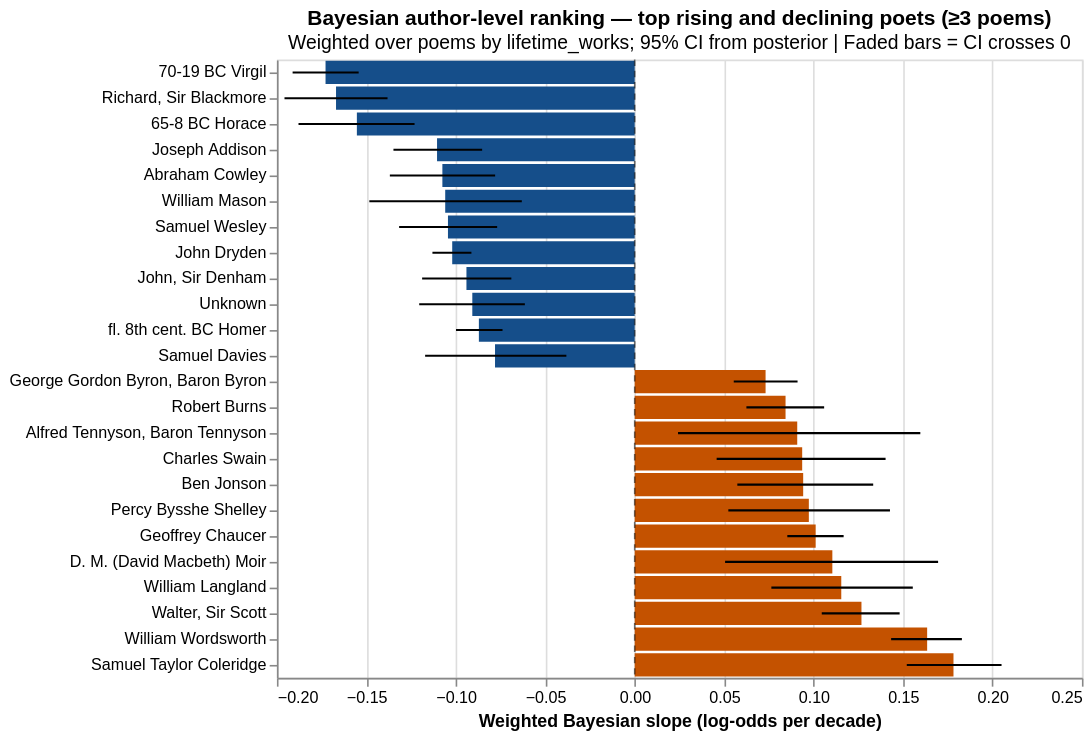

Notebook cell for this chart:
### Markdown cell above
## 3. Authors in motion

Poems are our primary unit, but many questions are authorial: *is Milton rising? Is Pope declining? Is Shakespeare flat?* This section aggregates the Bayesian poem-level posteriors to the author level, with three views at increasing specificity: a ranking (§3.1), a heatmap (§3.2), and a full-posterior comparison for the top authors by volume (§3.3).

### 3.1 Ranking by posterior-weighted mean slope

For each author with at least three poems in the modelled set we compute a *posterior-weighted mean slope* — the mean of each author's poem slopes, weighted by lifetime quoted works, taken per MCMC draw and then summarised with 2.5th / 97.5th percentiles. Error bars therefore come from the posterior itself rather than from a classical sampling distribution. Faded bars indicate authors whose credible interval crosses zero: there is not enough evidence to say they are rising or falling.

### Code cell
if not RUN_BAMBI or "_bambi_idata" not in dir():
    print("Model bundle not loaded — run the setup cell at the top of this notebook.")
else:
    _slope_draws = _posterior[_slope_var].stack(draws=("chain", "draw"))
    _slope_draws_vals = np.asarray(_slope_draws.values)
    _pid_coord_draws = list(_slope_draws[_poem_dim].values)
    if _slope_draws_vals.shape[0] != len(_pid_coord_draws):
        _slope_draws_vals = _slope_draws_vals.T

    _pid_to_author = dict(zip(_bambi_df["poem_id"], _bambi_df["author"]))
    _pid_to_works = dict(zip(
        _bambi_df.groupby("poem_id")["n_works"].sum().index,
        _bambi_df.groupby("poem_id")["n_works"].sum().values,
    ))
    _pid_to_life = dict(zip(
        _prev_model_df.groupby("poem_id")["lifetime_works"].first().index,
        _prev_model_df.groupby("poem_id")["lifetime_works"].first().values,
    ))

    _authors_unique = sorted(set(_pid_to_author.get(pid, "Unknown") for pid in _pid_coord_draws))
    _author_poem_idx = {a: [] for a in _authors_unique}
    _author_poem_weights = {a: [] for a in _authors_unique}
    for _i, _pid in enumerate(_pid_coord_draws):
        _a = _pid_to_author.get(_pid, "Unknown")
        _author_poem_idx[_a].append(_i)
        _author_poem_weights[_a].append(float(_pid_to_life.get(_pid, 1.0)))

    _author_rows = []
    for _a in _authors_unique:
        _idxs = _author_poem_idx[_a]
        _weights = np.asarray(_author_poem_weights[_a])
        if len(_idxs) == 0 or _weights.sum() == 0:
            continue
        _slope_matrix = _slope_draws_vals[_idxs, :]
        _weighted_mean_draws = (_slope_matrix * _weights[:, None]).sum(axis=0) / _weights.sum()
        _author_rows.append({
            "author": _a,
            "n_poems": len(_idxs),
            "total_works": int(_weights.sum()),
            "weighted_slope_bayes": float(_weighted_mean_draws.mean()),
            "weighted_slope_lo": float(np.percentile(_weighted_mean_draws, 2.5)),
            "weighted_slope_hi": float(np.percentile(_weighted_mean_draws, 97.5)),
        })
    _author_bayes = (
        pd.DataFrame(_author_rows)
        .sort_values("weighted_slope_bayes", ascending=False)
        .reset_index(drop=True)
    )
    _author_bayes["significant"] = (
        (_author_bayes["weighted_slope_lo"] > 0) | (_author_bayes["weighted_slope_hi"] < 0)
    )

    AUTHOR_MIN_N_POEMS_BAYES = 3
    _author_bayes_reliable = _author_bayes[
        _author_bayes["n_poems"] >= AUTHOR_MIN_N_POEMS_BAYES
    ].copy()

    _disp_b_cols = [
        "author", "n_poems", "total_works",
        "weighted_slope_bayes", "weighted_slope_lo", "weighted_slope_hi", "significant",
    ]
    print(f"Bayesian author-level ranking ({len(_author_bayes_reliable)} authors with ≥{AUTHOR_MIN_N_POEMS_BAYES} poems):")
    print("\nTop 12 rising (weighted posterior-mean slope):")
    print(
        _author_bayes_reliable.head(12)[_disp_b_cols]
        .assign(
            weighted_slope_bayes=lambda d: d["weighted_slope_bayes"].round(3),
            weighted_slope_lo=lambda d: d["weighted_slope_lo"].round(3),
            weighted_slope_hi=lambda d: d["weighted_slope_hi"].round(3),
        )
        .to_string(index=False)
    )
    print("\nTop 12 declining:")
    print(
        _author_bayes_reliable.tail(12).sort_values("weighted_slope_bayes")[_disp_b_cols]
        .assign(
            weighted_slope_bayes=lambda d: d["weighted_slope_bayes"].round(3),
            weighted_slope_lo=lambda d: d["weighted_slope_lo"].round(3),
            weighted_slope_hi=lambda d: d["weighted_slope_hi"].round(3),
        )
        .to_string(index=False)
    )

    _auth_top_b = pd.concat([
        _author_bayes_reliable.head(12).assign(group="Rising"),
        _author_bayes_reliable.tail(12).assign(group="Declining"),
    ])
    _auth_top_b["author_short"] = _auth_top_b["author"].str[:40]
    _auth_top_b = _auth_top_b.sort_values("weighted_slope_bayes")

    _auth_chart_b = (
        alt.Chart(_auth_top_b)
        .mark_bar()
        .encode(
            x=alt.X("weighted_slope_bayes:Q", title="Weighted Bayesian slope (log-odds per decade)"),
            y=alt.Y("author_short:N", sort=None, title=None, axis=alt.Axis(labelLimit=300)),
            color=alt.condition(
                alt.datum.weighted_slope_bayes > 0,
                alt.value("#c45200"), alt.value("#154e8a"),
            ),
            opacity=alt.condition(alt.datum.significant, alt.value(1.0), alt.value(0.4)),
            tooltip=[
                "author", "n_poems", "total_works",
                alt.Tooltip("weighted_slope_bayes:Q", format=".3f"),
                alt.Tooltip("weighted_slope_lo:Q", format=".3f"),
                alt.Tooltip("weighted_slope_hi:Q", format=".3f"),
                "significant",
            ],
        )
        .properties(
            width=500, height=max(16 * len(_auth_top_b), 300),
            title=alt.TitleParams(
                f"Bayesian author-level ranking — top rising and declining poets (≥{AUTHOR_MIN_N_POEMS_BAYES} poems)",
                subtitle="Weighted over poems by lifetime_works; 95% CI from posterior | Faded bars = CI crosses 0",
            ),
        )
    )
    _auth_err_b = (
        alt.Chart(_auth_top_b)
        .mark_rule(strokeWidth=1.3, color="black")
        .encode(
            x="weighted_slope_lo:Q", x2="weighted_slope_hi:Q",
            y=alt.Y("author_short:N", sort=None),
        )
    )
    _xref_auth = (
        alt.Chart(pd.DataFrame({"x": [0.0]}))
        .mark_rule(color="black", strokeDash=[4, 3], opacity=0.55)
        .encode(x="x:Q")
    )
    from IPython.display import display as _display
    _display(alt.layer(_auth_chart_b, _auth_err_b, _xref_auth))

### Figure 1 — Vega-Lite specification as saved in the notebook (floating-point values rounded to 4 significant figures)
{"config": {"view": {"continuousWidth": 300, "continuousHeight": 300}}, "layer": [{"data": {"name": "data-bd8c2ed718fabdf94b9b9056ea1b3ab3"}, "mark": {"type": "bar"}, "encoding": {"color": {"condition": {"test": "(datum.weighted_slope_bayes > 0)", "value": "#c45200"}, "value": "#154e8a"}, "opacity": {"condition": {"test": "datum.significant", "value": 1.0}, "value": 0.4}, "tooltip": [{"field": "author", "type": "nominal"}, {"field": "n_poems", "type": "quantitative"}, {"field": "total_works", "type": "quantitative"}, {"field": "weighted_slope_bayes", "format": ".3f", "type": "quantitative"}, {"field": "weighted_slope_lo", "format": ".3f", "type": "quantitative"}, {"field": "weighted_slope_hi", "format": ".3f", "type": "quantitative"}, {"field": "significant", "type": "nominal"}], "x": {"field": "weighted_slope_bayes", "title": "Weighted Bayesian slope (log-odds per decade)", "type": "quantitative"}, "y": {"axis": {"labelLimit": 300}, "field": "author_short", "sort": null, "title": null, "type": "nominal"}}, "title": {"text": "Bayesian author-level ranking — top rising and declining poets (≥3 poems)", "subtitle": "Weighted over poems by lifetime_works; 95% CI from posterior | Faded bars = CI crosses 0"}}, {"data": {"name": "data-bd8c2ed718fabdf94b9b9056ea1b3ab3"}, "mark": {"type": "rule", "color": "black", "strokeWidth": 1.3}, "encoding": {"x": {"field": "weighted_slope_lo", "type": "quantitative"}, "x2": {"field": "weighted_slope_hi"}, "y": {"field": "author_short", "sort": null, "type": "nominal"}}}, {"data": {"name": "data-cab89ea18155dec7d772e8112aba6047"}, "mark": {"type": "rule", "color": "black", "opacity": 0.55, "strokeDash": [4, 3]}, "encoding": {"x": {"field": "x", "type": "quantitative"}}}], "height": 384, "width": 500, "$schema": "https://vega.github.io/schema/vega-lite/v6.4.1.json", "datasets": {"data-bd8c2ed718fabdf94b9b9056ea1b3ab3": [{"author": "70-19 BC Virgil", "n_poems": 9, "total_works": 589, "weighted_slope_bayes": -0.1728, "weighted_slope_lo": -0.1912, "weighted_slope_hi": -0.1543, "significant": true, "group": "Declining", "author_short": "70-19 BC Virgil"}, {"author": "Richard, Sir Blackmore", "n_poems": 4, "total_works": 191, "weighted_slope_bayes": -0.167, "weighted_slope_lo": -0.1958, "weighted_slope_hi": -0.1382, "significant": true, "group": "Declining", "author_short": "Richard, Sir Blackmore"}, {"author": "65-8 BC Horace", "n_poems": 3, "total_works": 147, "weighted_slope_bayes": -0.1553, "weighted_slope_lo": -0.1879, "weighted_slope_hi": -0.1231, "significant": true, "group": "Declining", "author_short": "65-8 BC Horace"}, {"author": "Joseph Addison", "n_poems": 5, "total_works": 313, "weighted_slope_bayes": -0.1105, "weighted_slope_lo": -0.1349, "weighted_slope_hi": -0.08528, "significant": true, "group": "Declining", "author_short": "Joseph Addison"}, {"author": "Abraham Cowley", "n_poems": 4, "total_works": 224, "weighted_slope_bayes": -0.1075, "weighted_slope_lo": -0.1369, "weighted_slope_hi": -0.07802, "significant": true, "group": "Declining", "author_short": "Abraham Cowley"}, {"author": "William Mason", "n_poems": 3, "total_works": 122, "weighted_slope_bayes": -0.1059, "weighted_slope_lo": -0.1483, "weighted_slope_hi": -0.06311, "significant": true, "group": "Declining", "author_short": "William Mason"}, {"author": "Samuel Wesley", "n_poems": 4, "total_works": 248, "weighted_slope_bayes": -0.1044, "weighted_slope_lo": -0.1317, "weighted_slope_hi": -0.07689, "significant": true, "group": "Declining", "author_short": "Samuel Wesley"}, {"author": "John Dryden", "n_poems": 35, "total_works": 2699, "weighted_slope_bayes": -0.102, "weighted_slope_lo": -0.1131, "weighted_slope_hi": -0.09128, "significant": true, "group": "Declining", "author_short": "John Dryden"}, {"author": "John, Sir Denham", "n_poems": 3, "total_works": 317, "weighted_slope_bayes": -0.09406, "weighted_slope_lo": -0.1188, "weighted_slope_hi": -0.06895, "significant": true, "group": "Declining", "author_short": "John, Sir Denham"}, {"author": "Unknown", "n_poems": 4, "total_works": 272, "weighted_slope_bayes": -0.09078, "weighted_slope_lo": -0.1205, "weighted_slope_hi": -0.0614, "significant": true, "group": "Declining", "author_short": "Unknown"}, {"author": "fl. 8th cent. BC Homer", "n_poems": 18, "total_works": 1526, "weighted_slope_bayes": -0.08711, "weighted_slope_lo": -0.09988, "weighted_slope_hi": -0.07388, "significant": true, "group": "Declining", "author_short": "fl. 8th cent. BC Homer"}, {"author": "Samuel Davies", "n_poems": 3, "total_works": 155, "weighted_slope_bayes": -0.07808, "weighted_slope_lo": -0.1172, "weighted_slope_hi": -0.0382, "significant": true, "group": "Declining", "author_short": "Samuel Davies"}, {"author": "George Gordon Byron, Baron Byron", "n_poems": 17, "total_works": 2856, "weighted_slope_bayes": 0.07316, "weighted_slope_lo": 0.05537, "weighted_slope_hi": 0.09104, "significant": true, "group": "Rising", "author_short": "George Gordon Byron, Baron Byron"}, {"author": "Robert Burns", "n_poems": 16, "total_works": 926, "weighted_slope_bayes": 0.08433, "weighted_slope_lo": 0.06244, "weighted_slope_hi": 0.1059, "significant": true, "group": "Rising", "author_short": "Robert Burns"}, {"author": "Alfred Tennyson, Baron Tennyson", "n_poems": 3, "total_works": 144, "weighted_slope_bayes": 0.09086, "weighted_slope_lo": 0.02422, "weighted_slope_hi": 0.1597, "significant": true, "group": "Rising", "author_short": "Alfred Tennyson, Baron Tennyson"}, {"author": "Charles Swain", "n_poems": 4, "total_works": 288, "weighted_slope_bayes": 0.09363, "weighted_slope_lo": 0.04581, "weighted_slope_hi": 0.1402, "significant": true, "group": "Rising", "author_short": "Charles Swain"}, {"author": "Ben Jonson", "n_poems": 6, "total_works": 220, "weighted_slope_bayes": 0.09418, "weighted_slope_lo": 0.05737, "weighted_slope_hi": 0.1333, "significant": true, "group": "Rising", "author_short": "Ben Jonson"}, {"author": "Percy Bysshe Shelley", "n_poems": 3, "total_works": 368, "weighted_slope_bayes": 0.09735, "weighted_slope_lo": 0.05234, "weighted_slope_hi": 0.1427, "significant": true, "group": "Rising", "author_short": "Percy Bysshe Shelley"}, {"author": "Geoffrey Chaucer", "n_poems": 18, "total_works": 1792, "weighted_slope_bayes": 0.1012, "weighted_slope_lo": 0.08532, "weighted_slope_hi": 0.1168, "significant": true, "group": "Rising", "author_short": "Geoffrey Chaucer"}, {"author": "D. M. (David Macbeth) Moir", "n_poems": 3, "total_works": 184, "weighted_slope_bayes": 0.1105, "weighted_slope_lo": 0.05053, "weighted_slope_hi": 0.1696, "significant": true, "group": "Rising", "author_short": "D. M. (David Macbeth) Moir"}, {"author": "William Langland", "n_poems": 3, "total_works": 239, "weighted_slope_bayes": 0.1155, "weighted_slope_lo": 0.0764, "weighted_slope_hi": 0.1555, "significant": true, "group": "Rising", "author_short": "William Langland"}, {"author": "Walter, Sir Scott", "n_poems": 7, "total_works": 1492, "weighted_slope_bayes": 0.1268, "weighted_slope_lo": 0.1046, "weighted_slope_hi": 0.1481, "significant": true, "group": "Rising", "author_short": "Walter, Sir Scott"}, {"author": "William Wordsworth", "n_poems": 23, "total_works": 1959, "weighted_slope_bayes": 0.1635, "weighted_slope_lo": 0.1433, "weighted_slope_hi": 0.1829, "significant": true, "group": "Rising", "author_short": "William Wordsworth"}, {"author": "Samuel Taylor Coleridge", "n_poems": 13, "total_works": 1083, "weighted_slope_bayes": 0.1782, "weighted_slope_lo": 0.1521, "weighted_slope_hi": 0.2051, "significant": true, "group": "Rising", "author_short": "Samuel Taylor Coleridge"}], "data-cab89ea18155dec7d772e8112aba6047": [{"x": 0.0}]}}
